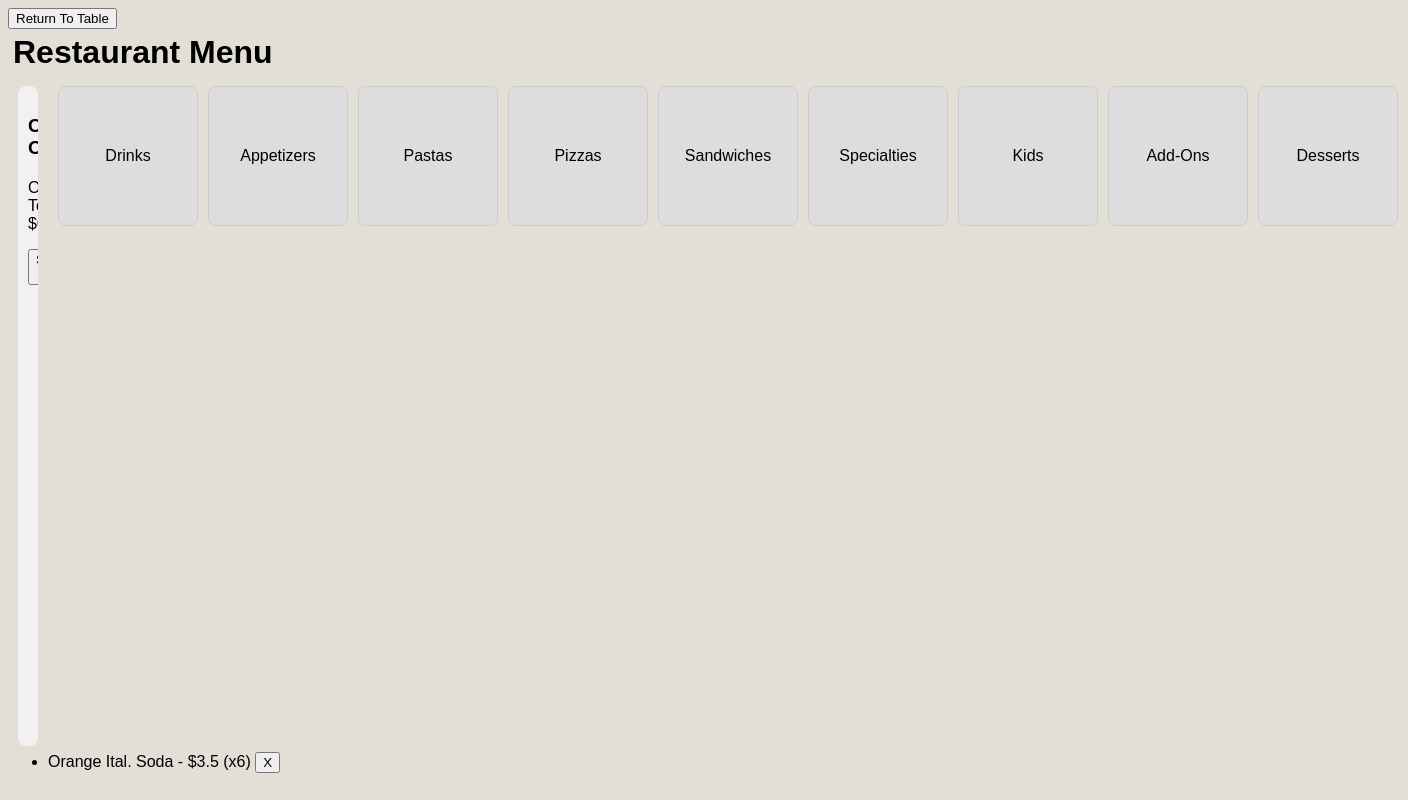
The page /menu?order_id=7 on the database its author committed.
### main.py (models this page shows, shortened)
class MenuCat(db.Model):
    category_id = db.Column(db.Integer, primary_key=True, nullable=False, autoincrement=True)
    name = db.Column(db.String(30), unique=True, nullable=False)

class OrderItem(db.Model):
    order_item_id = db.Column(db.Integer, primary_key=True, autoincrement=True)
    order_id = db.Column(db.Integer,db.ForeignKey("order.order_id"), nullable=False)
    menu_item_id = db.Column(db.Integer,db.ForeignKey("menu_item.menu_item_id"), nullable=False)
    quantity = db.Column(db.Integer, nullable=False)
    special_instructions = db.Column(db.String(100))
    menu_item = db.relationship('MenuItem', backref='order_items')
    menu_item_id = db.Column(db.Integer,db.ForeignKey("menu_item.menu_item_id"), nullable=False)

class MenuItem(db.Model):
    menu_item_id = db.Column(db.Integer, primary_key=True, nullable=False, autoincrement=True)
    category_id = db.Column(db.Integer, db.ForeignKey("menu_cat.category_id"), nullable=False)
    name = db.Column(db.String(50), unique=True, nullable=False)
    price = db.Column(db.Float, nullable=False)

### main.py (the view)
@app.route('/menu', methods=['GET', 'POST'])
def menu():
    if request.method == 'POST':
        try:
            db.session.commit()
            return redirect('/menu')
        except:
            return 'There was an issue opening the menu'
    else:
        categories = MenuCat.query.all()
        table = Table.query.first()
        order_id = request.args.get('order_id')
        order_items = []
        if order_id:
            order_items = (
                db.session.query(
                    OrderItem.menu_item_id,
                    MenuItem.name,
                    OrderItem.quantity,
                    MenuItem.price
                )
                .join(MenuItem, OrderItem.menu_item_id == MenuItem.menu_item_id)
                .filter(OrderItem.order_id == order_id)
                .all()
            )
        order_items_data = [{
            'name': item.name,
            'quantity': item.quantity,
            'price': item.price,
            'item_id': item.menu_item_id
        } for item in order_items]
        return render_template('menu.html',
                               categories=categories,
                               table=table,
                               order_items=order_items_data)

### templates/menu.html (shortened to what this page needs)
{% extends 'base.html' %}
{% block head %}
<link rel="stylesheet" href="{{url_for('static', filename='css/menu_style.css')}}">
{% endblock %}
{% block body %}
<form onsubmit="window.history.back(); return false;">
    <button type="submit">Return To Table</button>
</form>
<h1>Restaurant Menu</h1>
<div class="menu-container">
    <div class="order-queue">
        <h3>Current Order</h3>
        <p>Order Total: $<span id="orderTotal">0.00</span></p>
        <button onclick="submitOrder()">Submit Order</button>
    </div>
    <div class="right-container">
        <div class="category-row">
            {% for category in categories %}
                <button class="category-btn" onclick="loadItems({{category.category_id}})">{{category.name}}</button>
            {% endfor %}
        </div>
    </div>
</div>
<ul id="orderList">
    {% if order_items %}
        {% for item in order_items %}
            <li class="order-item">
                <span>{{ item.name }} - ${{ item.price }} (x{{ item.quantity }})</span>
                <button onclick="removeFromOrder('{{ item.name }}')">X</button>
            </li>
        {% endfor %}
    {% endif %}
</ul>
{% endblock %}

### static/css/main.css (style rules this page uses)
body, html { font-family: sans-serif; background-color: #E3DFD7; color: black; }
h1 { margin: 5px; }

### static/css/menu_style.css (style rules this page uses)
.menu-container { display: flex; height: 80vh; padding: 10px; }
.order-queue { width: 25%; color: black; background: #f1f1f1; padding: 10px; border-radius: 8px; overflow-y: auto; height: 80vh; }
.order-queue h3 { margin-bottom: 20px; }
.right-container { display: flex; flex-direction: column; justify-content: flex-start; flex-grow: 1; padding-left: 20px; gap: 20px; }
.category-row { display: flex; flex-direction: row; gap: 10px; width: 100%; justify-content: flex-start; }
.category-btn { padding: 15px; font-size: 16px; cursor: pointer; width: 140px; height: 140px; text-align: center; display: flex; justify-content: center; align-items: center; word-wrap: break-word; background-color: #ddd; border: 1px solid #ccc; border-radius: 8px; }

### rows shown on the page
MenuCat: name "Drinks"
MenuCat: name "Appetizers"
MenuCat: name "Pastas"
MenuCat: name "Pizzas"
MenuCat: name "Sandwiches"
MenuCat: name "Specialties"
MenuCat: name "Kids"
MenuCat: name "Add-Ons"
MenuCat: name "Desserts"
OrderItem: name "Orange Ital. Soda", price "3.5", quantity "6"
